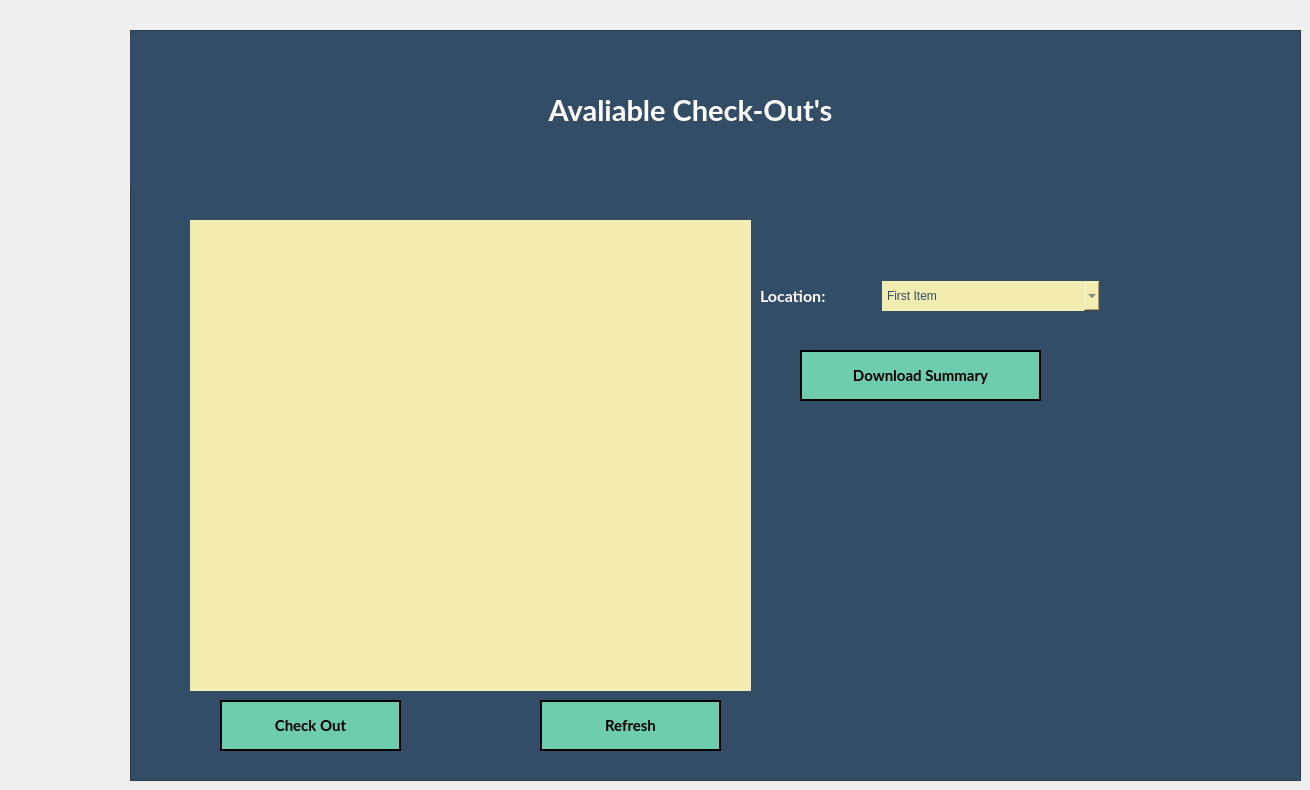
     <widget class="QWidget" name="CheckOut">
      <widget class="QFrame" name="Main_Frame_3">
       <property name="geometry">
        <rect>
         <x>130</x>
         <y>30</y>
         <width>1171</width>
         <height>751</height>
        </rect>
       </property>
       <property name="minimumSize">
        <size>
         <width>0</width>
         <height>0</height>
        </size>
       </property>
       <property name="maximumSize">
        <size>
         <width>16777215</width>
         <height>16777215</height>
        </size>
       </property>
       <property name="styleSheet">
        <string notr="true">QFrame {
	border-image: none;
	background-color: rgb(52, 77, 103);
}



QLineEdit, QComboBox, QDateEdit, QDateTimeEdit, QListView {
	border-image: none;
    border: none;
	min-width: 200px;
	height: 30px;
	background-color: #F3ECB0;
	color: #344D67;
	font-family: &quot;MS Shell Dlg 2&quot;;
	font-size: 11;
}

QLabel {
	color: white;
}</string>
       </property>
       <property name="frameShape">
        <enum>QFrame::StyledPanel</enum>
       </property>
       <property name="frameShadow">
        <enum>QFrame::Raised</enum>
       </property>
       <widget class="QFrame" name="InputFrame_4">
        <property name="geometry">
         <rect>
          <x>0</x>
          <y>0</y>
          <width>1171</width>
          <height>751</height>
         </rect>
        </property>
        <property name="styleSheet">
         <string notr="true">border-image: none;
</string>
        </property>
        <property name="frameShape">
         <enum>QFrame::StyledPanel</enum>
        </property>
        <property name="frameShadow">
         <enum>QFrame::Raised</enum>
        </property>
        <widget class="QWidget" name="verticalLayoutWidget_5">
         <property name="geometry">
          <rect>
           <x>0</x>
           <y>0</y>
           <width>1121</width>
           <height>161</height>
          </rect>
         </property>
         <layout class="QVBoxLayout" name="verticalLayout_13">
          <item>
           <widget class="QLabel" name="Lable_CheckIns_5">
            <property name="minimumSize">
             <size>
              <width>0</width>
              <height>150</height>
             </size>
            </property>
            <property name="maximumSize">
             <size>
              <width>16777215</width>
              <height>150</height>
             </size>
            </property>
            <property name="font">
             <font>
              <family>Lato</family>
              <pointsize>22</pointsize>
              <weight>75</weight>
              <bold>true</bold>
             </font>
            </property>
            <property name="styleSheet">
             <string notr="true">QLabel {
	color: white;
}</string>
            </property>
            <property name="text">
             <string>Avaliable Check-Out's</string>
            </property>
            <property name="alignment">
             <set>Qt::AlignCenter</set>
            </property>
           </widget>
          </item>
         </layout>
        </widget>
        <widget class="QPushButton" name="Checkout_Btn_Checkout">
         <property name="geometry">
          <rect>
           <x>90</x>
           <y>670</y>
           <width>181</width>
           <height>51</height>
          </rect>
         </property>
         <property name="font">
          <font>
           <family>Lato</family>
           <pointsize>11</pointsize>
           <weight>75</weight>
           <bold>true</bold>
          </font>
         </property>
         <property name="cursor">
          <cursorShape>PointingHandCursor</cursorShape>
         </property>
         <property name="styleSheet">
          <string notr="true">QPushButton {
	border-image: none;
	background-color: #6ECCAF;
	color: black;
	border: 2px solid black;
}

QPushButton::hover {
	background-color: rgb(139, 231, 100);
	color: white;
}

</string>
         </property>
         <property name="text">
          <string>Check Out</string>
         </property>
        </widget>
        <widget class="QPushButton" name="Checkout_Btn_Refresh">
         <property name="geometry">
          <rect>
           <x>410</x>
           <y>670</y>
           <width>181</width>
           <height>51</height>
          </rect>
         </property>
         <property name="font">
          <font>
           <family>Lato</family>
           <pointsize>11</pointsize>
           <weight>75</weight>
           <bold>true</bold>
          </font>
         </property>
         <property name="cursor">
          <cursorShape>PointingHandCursor</cursorShape>
         </property>
         <property name="styleSheet">
          <string notr="true">QPushButton {
	border-image: none;
	background-color: #6ECCAF;
	color: black;
	border: 2px solid black;
}

QPushButton::hover {
	background-color: rgb(139, 231, 100);
	color: white;
}

</string>
         </property>
         <property name="text">
          <string>Refresh</string>
         </property>
        </widget>
        <widget class="QListWidget" name="Checkout_List">
         <property name="geometry">
          <rect>
           <x>60</x>
           <y>190</y>
           <width>561</width>
           <height>471</height>
          </rect>
         </property>
         <property name="minimumSize">
          <size>
           <width>200</width>
           <height>0</height>
          </size>
         </property>
         <property name="styleSheet">
          <string notr="true">QListView::item:selected {
	background-color: #4a90d9
}
</string>
         </property>
        </widget>
        <widget class="QWidget" name="layoutWidget_18">
         <property name="geometry">
          <rect>
           <x>630</x>
           <y>230</y>
           <width>340</width>
           <height>73</height>
          </rect>
         </property>
         <layout class="QVBoxLayout" name="verticalLayout_14">
          <item>
           <layout class="QHBoxLayout" name="horizontalLayout_134">
            <item>
             <widget class="QLabel" name="Label_Location_6">
              <property name="font">
               <font>
                <family>Lato</family>
                <pointsize>12</pointsize>
                <weight>75</weight>
                <bold>true</bold>
               </font>
              </property>
              <property name="styleSheet">
               <string notr="true"/>
              </property>
              <property name="text">
               <string>Location:</string>
              </property>
             </widget>
            </item>
            <item>
             <widget class="QComboBox" name="CheckOut_ComboBox_Location">
              <property name="styleSheet">
               <string notr="true"/>
              </property>
              <item>
               <property name="text">
                <string>First Item</string>
               </property>
              </item>
              <item>
               <property name="text">
                <string>Item 2</string>
               </property>
              </item>
             </widget>
            </item>
           </layout>
          </item>
         </layout>
        </widget>
        <widget class="QPushButton" name="Checkout_Btn_Download">
         <property name="geometry">
          <rect>
           <x>670</x>
           <y>320</y>
           <width>241</width>
           <height>51</height>
          </rect>
         </property>
         <property name="font">
          <font>
           <family>Lato</family>
           <pointsize>11</pointsize>
           <weight>75</weight>
           <bold>true</bold>
          </font>
         </property>
         <property name="cursor">
          <cursorShape>PointingHandCursor</cursorShape>
         </property>
         <property name="styleSheet">
          <string notr="true">QPushButton {
	border-image: none;
	background-color: #6ECCAF;
	color: black;
	border: 2px solid black;
}

QPushButton::hover {
	background-color: rgb(139, 231, 100);
	color: white;
}

</string>
         </property>
         <property name="text">
          <string>Download Summary</string>
         </property>
        </widget>
       </widget>
      </widget>
     </widget>
